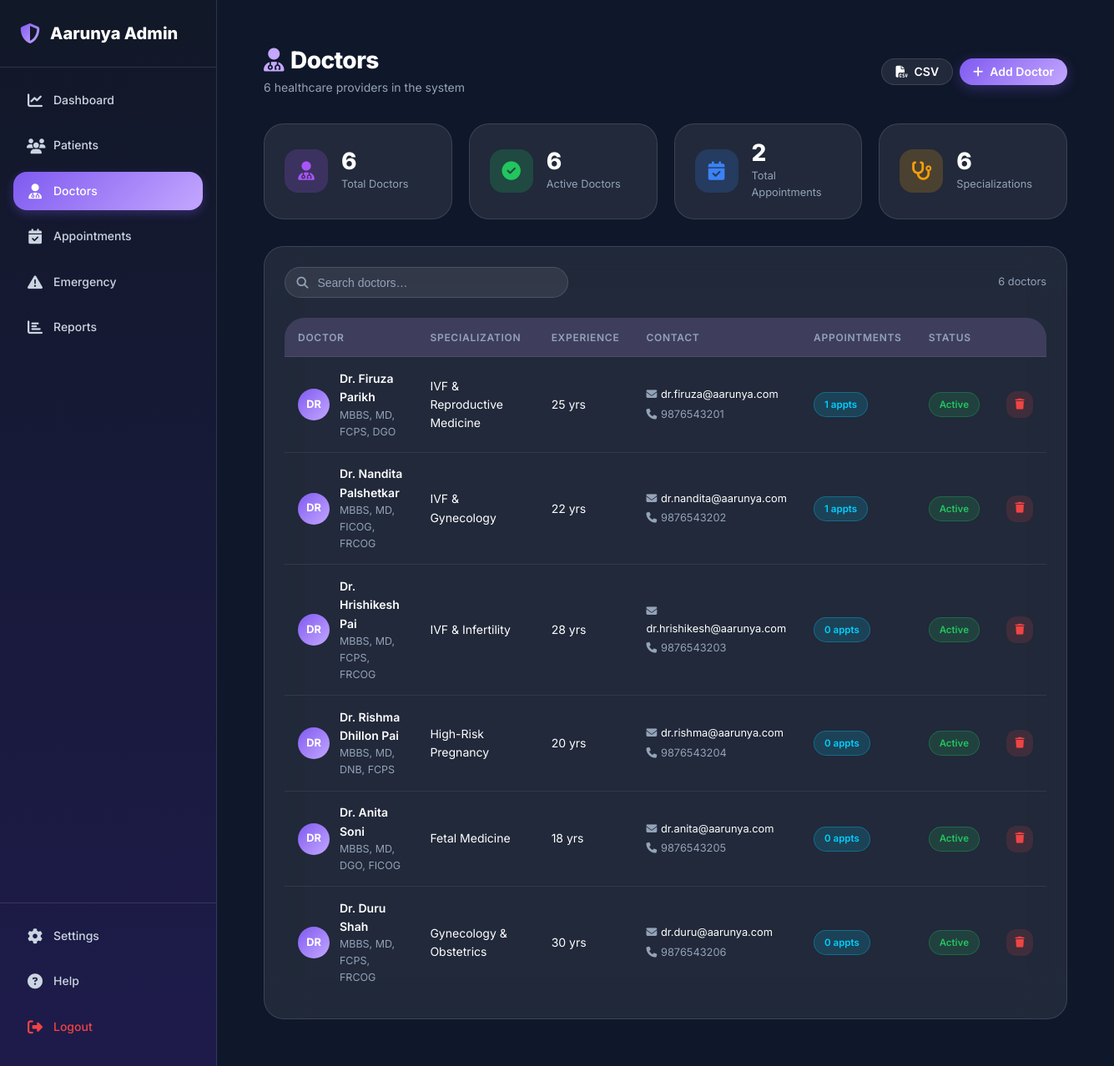
The page /admin/pages/doctors.php (signed in) on the database its author committed.
### tables this page shows
CREATE TABLE doctors (
    id INT AUTO_INCREMENT PRIMARY KEY,
    name VARCHAR(255) NOT NULL,
    email VARCHAR(255) UNIQUE,
    phone VARCHAR(20),
    password VARCHAR(255),
    specialization VARCHAR(255) NOT NULL,
    hospital_affiliation VARCHAR(255) NULL,
    experience INT DEFAULT 0,
    consultation_fee DECIMAL(10,2) DEFAULT 0.00,
    qualification VARCHAR(255),
    bio TEXT NULL,
    medical_council_registration VARCHAR(100) NULL,
    contact VARCHAR(255),
    availability VARCHAR(255),
    status VARCHAR(20) DEFAULT 'approved',
    is_active BOOLEAN DEFAULT TRUE COMMENT 'Doctor active status for patient visibility',
    is_verified BOOLEAN DEFAULT FALSE,
    verification_date TIMESTAMP NULL,
    status_updated_at TIMESTAMP NULL COMMENT 'Last status change timestamp',
    status_updated_by INT NULL COMMENT 'Admin ID who changed status',
    created_at TIMESTAMP DEFAULT CURRENT_TIMESTAMP,
    updated_at TIMESTAMP DEFAULT CURRENT_TIMESTAMP ON UPDATE CURRENT_TIMESTAMP,
    INDEX idx_email (email),
    INDEX idx_specialization (specialization),
    INDEX idx_status (status),
    INDEX idx_is_active (is_active),
    INDEX idx_verified (is_verified)
);

### admin/pages/doctors.php (the view, shortened to what this page needs)
<?php
require_once '../includes/db.php';
$showAddForm = isset($_GET['action']) && $_GET['action'] === 'add';
$totalDoctors      = $pdo->query("SELECT COUNT(*) FROM doctors")->fetchColumn();
$activeDoctors     = $pdo->query("SELECT COUNT(*) FROM doctors WHERE is_active = 1")->fetchColumn();
$totalAppointments = $pdo->query("SELECT COUNT(*) FROM appointments")->fetchColumn();
$specializations   = $pdo->query("SELECT COUNT(DISTINCT specialization) FROM doctors")->fetchColumn();
$doctors = $pdo->query("SELECT d.*, COUNT(a.id) as appointment_count
                        FROM doctors d
                        LEFT JOIN appointments a ON d.id = a.doctor_id
                        GROUP BY d.id
                        ORDER BY d.created_at DESC")->fetchAll();
include '../includes/header.php';
include '../includes/sidebar.php';
?>
<div class="page-wrap animate-fade-in">
<div class="page-header">
    <div class="page-header-left">
        <h1><i class="fas fa-user-doctor" style="color:var(--primary-purple);margin-right:.5rem;"></i>Doctors</h1>
        <p><?php echo number_format($totalDoctors); ?> healthcare providers in the system</p>
    </div>
    <div style="display:flex;gap:.5rem;">
        <a href="../actions/export_data.php?type=doctors&format=csv" class="btn btn-secondary btn-sm">
            <i class="fas fa-file-csv"></i> CSV
        </a>
        <?php if (!$showAddForm): ?>
        <a href="?action=add" class="btn btn-primary btn-sm">
            <i class="fas fa-plus"></i> Add Doctor
        </a>
        <?php endif; ?>
    </div>
</div>
<div class="stats-row">
    <div class="stat-tile">
        <div class="stat-tile-icon" style="background:rgba(168,85,247,.2);color:#A855F7;">
            <i class="fas fa-user-doctor"></i>
        </div>
        <div class="stat-tile-body">
            <div class="val"><?php echo number_format($totalDoctors); ?></div>
            <div class="lbl">Total Doctors</div>
        </div>
    </div>
    <div class="stat-tile">
        <div class="stat-tile-icon" style="background:rgba(34,197,94,.2);color:#22C55E;">
            <i class="fas fa-check-circle"></i>
        </div>
        <div class="stat-tile-body">
            <div class="val"><?php echo number_format($activeDoctors); ?></div>
            <div class="lbl">Active Doctors</div>
        </div>
    </div>
    <div class="stat-tile">
        <div class="stat-tile-icon" style="background:rgba(59,130,246,.2);color:#3B82F6;">
            <i class="fas fa-calendar-check"></i>
        </div>
        <div class="stat-tile-body">
            <div class="val"><?php echo number_format($totalAppointments); ?></div>
            <div class="lbl">Total Appointments</div>
        </div>
    </div>
    <div class="stat-tile">
        <div class="stat-tile-icon" style="background:rgba(245,158,11,.2);color:#F59E0B;">
            <i class="fas fa-stethoscope"></i>
        </div>
        <div class="stat-tile-body">
            <div class="val"><?php echo number_format($specializations); ?></div>
            <div class="lbl">Specializations</div>
        </div>
    </div>
</div>
<div class="glass-card" style="padding:1.5rem;">
    <div class="toolbar">
        <div class="toolbar-left">
            <div class="search-wrap">
                <i class="fas fa-search"></i>
                <input type="text" id="searchInput" placeholder="Search doctors…">
            </div>
        </div>
        <span style="font-size:.8rem;color:var(--text-muted);align-self:center;">
            <?php echo count($doctors); ?> doctor<?php echo count($doctors) !== 1 ? 's' : ''; ?>
        </span>
    </div>
    <?php if (count($doctors) > 0): ?>
    <div class="table-wrap">
        <table class="data-table" id="doctorsTable">
            <thead>
                <tr>
                    <th>Doctor</th>
                    <th>Specialization</th>
                    <th>Experience</th>
                    <th>Contact</th>
                    <th>Appointments</th>
                    <th>Status</th>
                    <th></th>
                </tr>
            </thead>
            <tbody>
            <?php foreach ($doctors as $doctor): ?>
            <tr>
                <td>
                    <div style="display:flex;align-items:center;gap:.75rem;">
                        <div class="av"><?php echo strtoupper(substr($doctor['name'], 0, 2)); ?></div>
                        <div>
                            <div style="font-weight:600;"><?php echo htmlspecialchars($doctor['name']); ?></div>
                            <div style="font-size:.78rem;color:var(--text-muted);"><?php echo htmlspecialchars($doctor['qualification'] ?? '—'); ?></div>
                        </div>
                    </div>
                </td>
                <td><?php echo htmlspecialchars($doctor['specialization']); ?></td>
                <td><?php echo intval($doctor['experience'] ?? 0); ?> yrs</td>
                <td>
                    <div style="font-size:.8rem;">
                        <?php if ($doctor['email']): ?>
                        <div style="margin-bottom:.2rem;"><i class="fas fa-envelope" style="width:14px;color:var(--text-muted);"></i> <?php echo htmlspecialchars($doctor['email']); ?></div>
                        <?php endif; ?>
                        <?php if ($doctor['phone']): ?>
                        <div style="color:var(--text-muted);"><i class="fas fa-phone" style="width:14px;"></i> <?php echo htmlspecialchars($doctor['phone']); ?></div>
                        <?php endif; ?>
                    </div>
                </td>
                <td>
                    <span class="badge badge-info"><?php echo intval($doctor['appointment_count']); ?> appts</span>
                </td>
                <td>
                    <span class="badge <?php echo ($doctor['is_active'] ?? 1) ? 'badge-success' : 'badge-danger'; ?>">
                        <?php echo ($doctor['is_active'] ?? 1) ? 'Active' : 'Inactive'; ?>
                    </span>
                </td>
                <td>
                    <div style="display:flex;gap:.4rem;align-items:center;">
                        <form method="POST" style="display:inline;"
                              onsubmit="return confirm('<?php echo intval($doctor['appointment_count']) > 0 ? 'This doctor has ' . intval($doctor['appointment_count']) . ' appointments. Delete anyway?' : 'Delete this doctor?'; ?>')">
                            <button type="submit" class="act-btn act-del" title="Delete Doctor">
                                <i class="fas fa-trash"></i>
                            </button>
                        </form>
                    </div>
                </td>
            </tr>
            <?php endforeach; ?>
            </tbody>
        </table>
    </div>
    <?php endif; ?>
</div>
</div>
<?php include '../includes/footer.php'; ?>

### admin/includes/header.php (style rules this page uses)
.glass-card { background: var(--glass-bg); backdrop-filter: var(--glass-blur); border: 1px solid var(--glass-border); border-radius: var(--radius-xl); padding: 1.5rem; transition: all var(--transition-base); }
.data-table { width: 100%; border-collapse: collapse; }
.data-table thead { background: rgba(196, 167, 255, 0.1); }
.data-table th { padding: 1rem; text-align: left; font-size: var(--font-sm); font-weight: var(--font-semibold); color: var(--text-secondary); border-bottom: 1px solid var(--divider); }
.data-table td { padding: 1rem; font-size: var(--font-sm); color: var(--text-primary); border-bottom: 1px solid var(--divider); }
.data-table tbody tr { transition: background var(--transition-fast); }

### admin/pages/doctors.php (style rules this page uses)
.page-wrap { padding: 2rem; }
.page-header { display:flex; justify-content:space-between; align-items:center; margin-bottom:2rem; }
.page-header-left h1 { font-size:1.75rem; font-weight:800; color:#fff; margin:0 0 .25rem; }
.page-header-left p { color:var(--text-muted); font-size:.875rem; margin:0; }
.stats-row { display:grid; grid-template-columns:repeat(4,1fr); gap:1.25rem; margin-bottom:2rem; }
.stat-tile { background:var(--glass-bg); border:1px solid var(--glass-border); border-radius:var(--radius-xl); padding:1.25rem 1.5rem; display:flex; align-items:center; gap:1rem; transition:all var(--transition-base); }
.stat-tile-icon { width:52px; height:52px; border-radius:var(--radius-lg); display:flex; align-items:center; justify-content:center; font-size:1.4rem; flex-shrink:0; }
.stat-tile-body .val { font-size:1.75rem; font-weight:800; color:#fff; line-height:1; }
.stat-tile-body .lbl { font-size:.8rem; color:var(--text-muted); margin-top:.25rem; }
.toolbar { display:flex; flex-wrap:wrap; gap:.75rem; align-items:center; justify-content:space-between; margin-bottom:1.5rem; }
.toolbar-left { display:flex; flex-wrap:wrap; gap:.75rem; align-items:center; flex:1; }
.search-wrap { position:relative; flex:1; min-width:220px; max-width:340px; }
.search-wrap i { position:absolute; left:.9rem; top:50%; transform:translateY(-50%); color:var(--text-muted); font-size:.875rem; }
.search-wrap input { width:100%; padding:.6rem .9rem .6rem 2.4rem; background:var(--glass-bg); border:1px solid var(--glass-border); border-radius:var(--radius-full); color:#fff; font-size:.875rem; transition:all var(--transition-base); }
.search-wrap input::placeholder { color:var(--text-muted); }
.data-table { width:100%; border-collapse:collapse; }
.data-table thead tr { background:rgba(196,167,255,.08); }
.data-table th { padding:.85rem 1rem; text-align:left; font-size:.75rem; font-weight:600; color:var(--text-muted); text-transform:uppercase; letter-spacing:.06em; border-bottom:1px solid var(--divider); white-space:nowrap; }
.data-table td { padding:.9rem 1rem; font-size:.875rem; color:var(--text-primary); border-bottom:1px solid var(--divider); vertical-align:middle; }
.data-table tbody tr { transition:background var(--transition-fast); }
.data-table tbody tr:last-child td { border-bottom:none; }
.av { width:38px; height:38px; border-radius:50%; background:var(--gradient-button); display:flex; align-items:center; justify-content:center; font-weight:700; font-size:.8rem; color:#fff; flex-shrink:0; }
.badge { display:inline-flex; align-items:center; gap:.3rem; padding:.3rem .75rem; border-radius:var(--radius-full); font-size:.72rem; font-weight:600; white-space:nowrap; }
.badge-success { background:rgba(34,197,94,.15); color:#22C55E; border:1px solid rgba(34,197,94,.3); }
.badge-info { background:rgba(0,209,255,.15); color:#00D1FF; border:1px solid rgba(0,209,255,.3); }
.act-btn { width:32px; height:32px; border-radius:var(--radius-md); border:none; display:inline-flex; align-items:center; justify-content:center; cursor:pointer; transition:all var(--transition-fast); font-size:.8rem; text-decoration:none; }
.act-del { background:rgba(239,68,68,.15); color:#EF4444; border:none; cursor:pointer; }
.table-wrap { overflow-x:auto; border-radius:var(--radius-xl); }

### rows shown on the page
doctors: name "DR", name "Dr. Firuza Parikh", qualification "MBBS, MD, FCPS, DGO", specialization "IVF & Reproductive Medicine", experience "25", email "dr.firuza@aarunya.com", phone "9876543201", appointment_count "1", is_active "Active"
doctors: name "DR", name "Dr. Nandita Palshetkar", qualification "MBBS, MD, FICOG, FRCOG", specialization "IVF & Gynecology", experience "22", email "dr.nandita@aarunya.com", phone "9876543202", appointment_count "1", is_active "Active"
doctors: name "DR", name "Dr. Hrishikesh Pai", qualification "MBBS, MD, FCPS, FRCOG", specialization "IVF & Infertility", experience "28", email "dr.hrishikesh@aarunya.com", phone "9876543203", appointment_count "0", is_active "Active"
doctors: name "DR", name "Dr. Rishma Dhillon Pai", qualification "MBBS, MD, DNB, FCPS", specialization "High-Risk Pregnancy", experience "20", email "dr.rishma@aarunya.com", phone "9876543204", appointment_count "0", is_active "Active"
doctors: name "DR", name "Dr. Anita Soni", qualification "MBBS, MD, DGO, FICOG", specialization "Fetal Medicine", experience "18", email "dr.anita@aarunya.com", phone "9876543205", appointment_count "0", is_active "Active"
doctors: name "DR", name "Dr. Duru Shah", qualification "MBBS, MD, FCPS, FRCOG", specialization "Gynecology & Obstetrics", experience "30", email "dr.duru@aarunya.com", phone "9876543206", appointment_count "0", is_active "Active"

### other values the page prints
$totalDoctors "6"
$activeDoctors "6"
$totalAppointments "2"
$specializations "6"
count($doctors) "6"
